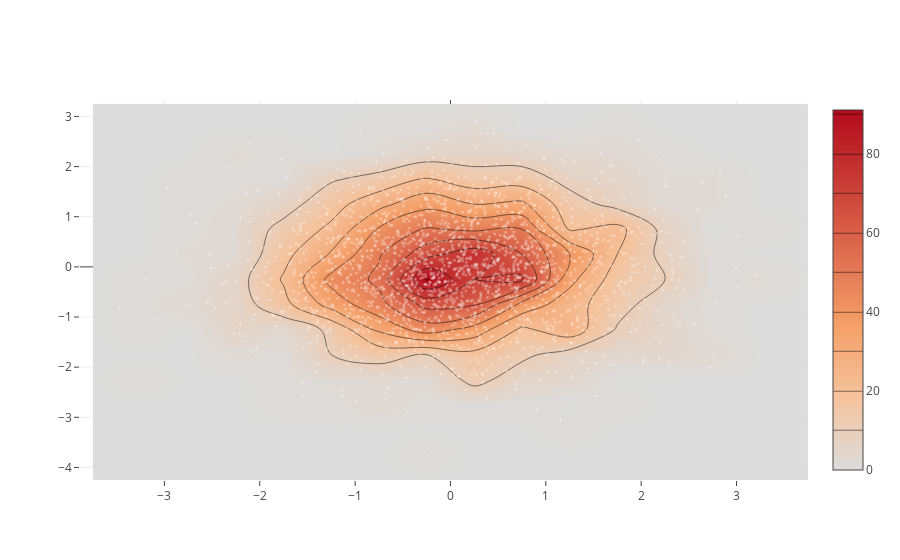

The code cell stored with this chart in its notebook:
### Code cell
x = np.random.randn(2000)
y = np.random.randn(2000)
#py.plotly.iplot([go.Histogram2dContour(x=x, y=y, contours=go.Contours(coloring='heatmap')),
#       go.Scatter(x=x, y=y, mode='markers', marker=go.Marker(color='white', size=3, opacity=0.3))], show_link=False)
py.offline.iplot([go.Histogram2dContour(x=x, y=y, contours=go.Contours(coloring='heatmap')),
       go.Scatter(x=x, y=y, mode='markers', marker=go.Marker(color='white', size=3, opacity=0.3))], show_link=False)

### Figure 1 — Plotly figure (JSON) as saved in the notebook; plotly's stock layout.template omitted (floating-point values rounded to 4 significant figures; data arrays with more than 128 entries replaced by an {"elided": "..."} marker saying what was removed)
{"data": [{"contours": {"coloring": "heatmap"}, "type": "histogram2dcontour", "x": {"elided": "2000 float values"}, "y": {"elided": "2000 float values"}}, {"marker": {"color": "white", "opacity": 0.3, "size": 3}, "mode": "markers", "type": "scatter", "x": {"elided": "2000 float values"}, "y": {"elided": "2000 float values"}}], "layout": {}}
